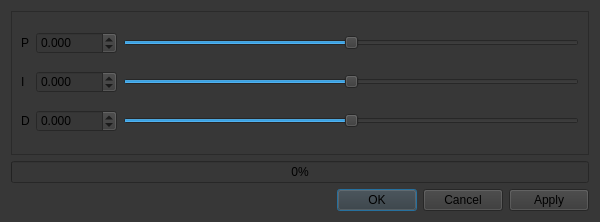
<?xml version="1.0" encoding="UTF-8"?>
<ui version="4.0">
 <class>DialogPID</class>
 <widget class="QDialog" name="DialogPID">
  <property name="geometry">
   <rect>
    <x>0</x>
    <y>0</y>
    <width>600</width>
    <height>222</height>
   </rect>
  </property>
  <property name="windowTitle">
   <string>DialogPID</string>
  </property>
  <property name="styleSheet">
   <string notr="true">background-color: rgb(55, 55, 55);</string>
  </property>
  <layout class="QGridLayout" name="gridLayout">
   <item row="0" column="0">
    <widget class="QFrame" name="frame">
     <property name="frameShape">
      <enum>QFrame::StyledPanel</enum>
     </property>
     <property name="frameShadow">
      <enum>QFrame::Raised</enum>
     </property>
     <layout class="QGridLayout" name="gridLayout_2">
      <item row="0" column="1">
       <widget class="QDoubleSpinBox" name="doubleSpinBox_p">
        <property name="decimals">
         <number>3</number>
        </property>
        <property name="minimum">
         <double>-1000.000000000000000</double>
        </property>
        <property name="maximum">
         <double>1000.000000000000000</double>
        </property>
        <property name="singleStep">
         <double>100.000000000000000</double>
        </property>
       </widget>
      </item>
      <item row="2" column="0">
       <widget class="QLabel" name="label_d">
        <property name="text">
         <string>D</string>
        </property>
       </widget>
      </item>
      <item row="1" column="1">
       <widget class="QDoubleSpinBox" name="doubleSpinBox_i">
        <property name="decimals">
         <number>3</number>
        </property>
        <property name="minimum">
         <double>-1000.000000000000000</double>
        </property>
        <property name="maximum">
         <double>1000.000000000000000</double>
        </property>
        <property name="singleStep">
         <double>100.000000000000000</double>
        </property>
       </widget>
      </item>
      <item row="1" column="0">
       <widget class="QLabel" name="label_i">
        <property name="text">
         <string>I</string>
        </property>
       </widget>
      </item>
      <item row="0" column="0">
       <widget class="QLabel" name="label_p">
        <property name="text">
         <string>P</string>
        </property>
       </widget>
      </item>
      <item row="2" column="1">
       <widget class="QDoubleSpinBox" name="doubleSpinBox_d">
        <property name="decimals">
         <number>3</number>
        </property>
        <property name="minimum">
         <double>-1000.000000000000000</double>
        </property>
        <property name="maximum">
         <double>1000.000000000000000</double>
        </property>
        <property name="singleStep">
         <double>100.000000000000000</double>
        </property>
       </widget>
      </item>
      <item row="0" column="2">
       <widget class="QSlider" name="horizontalSlider_p">
        <property name="minimum">
         <number>-1000</number>
        </property>
        <property name="maximum">
         <number>1000</number>
        </property>
        <property name="singleStep">
         <number>100</number>
        </property>
        <property name="orientation">
         <enum>Qt::Horizontal</enum>
        </property>
       </widget>
      </item>
      <item row="1" column="2">
       <widget class="QSlider" name="horizontalSlider_i">
        <property name="minimum">
         <number>-1000</number>
        </property>
        <property name="maximum">
         <number>1000</number>
        </property>
        <property name="singleStep">
         <number>100</number>
        </property>
        <property name="orientation">
         <enum>Qt::Horizontal</enum>
        </property>
       </widget>
      </item>
      <item row="2" column="2">
       <widget class="QSlider" name="horizontalSlider_d">
        <property name="minimum">
         <number>-1000</number>
        </property>
        <property name="maximum">
         <number>1000</number>
        </property>
        <property name="singleStep">
         <number>100</number>
        </property>
        <property name="orientation">
         <enum>Qt::Horizontal</enum>
        </property>
       </widget>
      </item>
     </layout>
    </widget>
   </item>
   <item row="2" column="0">
    <widget class="QDialogButtonBox" name="buttonBox">
     <property name="standardButtons">
      <set>QDialogButtonBox::Apply|QDialogButtonBox::Cancel|QDialogButtonBox::Ok</set>
     </property>
    </widget>
   </item>
   <item row="1" column="0">
    <widget class="QProgressBar" name="progressBar">
     <property name="maximum">
      <number>28</number>
     </property>
     <property name="value">
      <number>0</number>
     </property>
    </widget>
   </item>
  </layout>
 </widget>
 <resources/>
 <connections>
  <connection>
   <sender>buttonBox</sender>
   <signal>accepted()</signal>
   <receiver>DialogPID</receiver>
   <slot>accept()</slot>
   <hints>
    <hint type="sourcelabel">
     <x>249</x>
     <y>167</y>
    </hint>
    <hint type="destinationlabel">
     <x>249</x>
     <y>96</y>
    </hint>
   </hints>
  </connection>
  <connection>
   <sender>buttonBox</sender>
   <signal>rejected()</signal>
   <receiver>DialogPID</receiver>
   <slot>reject()</slot>
   <hints>
    <hint type="sourcelabel">
     <x>249</x>
     <y>167</y>
    </hint>
    <hint type="destinationlabel">
     <x>249</x>
     <y>96</y>
    </hint>
   </hints>
  </connection>
 </connections>
</ui>
